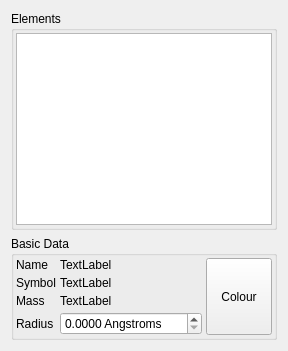
     <widget class="QWidget" name="ElementsTab">
      <attribute name="icon">
       <iconset resource="icons.qrc">
        <normaloff>:/colourscheme/icons/colourscheme_element.png</normaloff>:/colourscheme/icons/colourscheme_element.png</iconset>
      </attribute>
      <attribute name="title">
       <string>Elements</string>
      </attribute>
      <layout class="QVBoxLayout" name="verticalLayout_5">
       <item>
        <widget class="QGroupBox" name="ElementListGroup">
         <property name="sizePolicy">
          <sizepolicy hsizetype="Minimum" vsizetype="Preferred">
           <horstretch>0</horstretch>
           <verstretch>0</verstretch>
          </sizepolicy>
         </property>
         <property name="title">
          <string>Elements</string>
         </property>
         <layout class="QHBoxLayout" name="horizontalLayout">
          <property name="spacing">
           <number>2</number>
          </property>
          <property name="leftMargin">
           <number>2</number>
          </property>
          <property name="topMargin">
           <number>2</number>
          </property>
          <property name="rightMargin">
           <number>2</number>
          </property>
          <property name="bottomMargin">
           <number>2</number>
          </property>
          <item>
           <widget class="QListWidget" name="ElementList">
            <property name="sizePolicy">
             <sizepolicy hsizetype="Expanding" vsizetype="Expanding">
              <horstretch>0</horstretch>
              <verstretch>0</verstretch>
             </sizepolicy>
            </property>
            <property name="minimumSize">
             <size>
              <width>0</width>
              <height>64</height>
             </size>
            </property>
           </widget>
          </item>
         </layout>
        </widget>
       </item>
       <item>
        <widget class="QGroupBox" name="groupBox">
         <property name="sizePolicy">
          <sizepolicy hsizetype="Preferred" vsizetype="Preferred">
           <horstretch>0</horstretch>
           <verstretch>0</verstretch>
          </sizepolicy>
         </property>
         <property name="title">
          <string>Basic Data</string>
         </property>
         <layout class="QGridLayout">
          <property name="leftMargin">
           <number>2</number>
          </property>
          <property name="topMargin">
           <number>2</number>
          </property>
          <property name="rightMargin">
           <number>2</number>
          </property>
          <property name="bottomMargin">
           <number>2</number>
          </property>
          <property name="spacing">
           <number>4</number>
          </property>
          <item row="3" column="1">
           <widget class="QDoubleSpinBox" name="ElementRadiusSpin">
            <property name="sizePolicy">
             <sizepolicy hsizetype="Expanding" vsizetype="Fixed">
              <horstretch>0</horstretch>
              <verstretch>0</verstretch>
             </sizepolicy>
            </property>
            <property name="suffix">
             <string> Angstroms</string>
            </property>
            <property name="decimals">
             <number>4</number>
            </property>
            <property name="singleStep">
             <double>0.010000000000000</double>
            </property>
           </widget>
          </item>
          <item row="1" column="1">
           <widget class="QLabel" name="ElementSymbolLabel">
            <property name="sizePolicy">
             <sizepolicy hsizetype="Expanding" vsizetype="Preferred">
              <horstretch>0</horstretch>
              <verstretch>0</verstretch>
             </sizepolicy>
            </property>
            <property name="text">
             <string>TextLabel</string>
            </property>
           </widget>
          </item>
          <item row="0" column="0">
           <widget class="QLabel" name="label64574">
            <property name="sizePolicy">
             <sizepolicy hsizetype="Minimum" vsizetype="Preferred">
              <horstretch>0</horstretch>
              <verstretch>0</verstretch>
             </sizepolicy>
            </property>
            <property name="text">
             <string>Name</string>
            </property>
           </widget>
          </item>
          <item row="2" column="1">
           <widget class="QLabel" name="ElementMassLabel">
            <property name="sizePolicy">
             <sizepolicy hsizetype="Expanding" vsizetype="Preferred">
              <horstretch>0</horstretch>
              <verstretch>0</verstretch>
             </sizepolicy>
            </property>
            <property name="text">
             <string>TextLabel</string>
            </property>
           </widget>
          </item>
          <item row="0" column="1">
           <widget class="QLabel" name="ElementNameLabel">
            <property name="sizePolicy">
             <sizepolicy hsizetype="Expanding" vsizetype="Preferred">
              <horstretch>0</horstretch>
              <verstretch>0</verstretch>
             </sizepolicy>
            </property>
            <property name="text">
             <string>TextLabel</string>
            </property>
           </widget>
          </item>
          <item row="2" column="0">
           <widget class="QLabel" name="label64574_3">
            <property name="sizePolicy">
             <sizepolicy hsizetype="Minimum" vsizetype="Preferred">
              <horstretch>0</horstretch>
              <verstretch>0</verstretch>
             </sizepolicy>
            </property>
            <property name="text">
             <string>Mass</string>
            </property>
           </widget>
          </item>
          <item row="1" column="0">
           <widget class="QLabel" name="label64574_2">
            <property name="sizePolicy">
             <sizepolicy hsizetype="Minimum" vsizetype="Preferred">
              <horstretch>0</horstretch>
              <verstretch>0</verstretch>
             </sizepolicy>
            </property>
            <property name="text">
             <string>Symbol</string>
            </property>
           </widget>
          </item>
          <item row="3" column="0">
           <widget class="QLabel" name="label64574_4">
            <property name="sizePolicy">
             <sizepolicy hsizetype="Minimum" vsizetype="Preferred">
              <horstretch>0</horstretch>
              <verstretch>0</verstretch>
             </sizepolicy>
            </property>
            <property name="text">
             <string>Radius</string>
            </property>
           </widget>
          </item>
          <item row="0" column="2" rowspan="4">
           <widget class="TMenuButton" name="ElementColourButton">
            <property name="sizePolicy">
             <sizepolicy hsizetype="Preferred" vsizetype="Preferred">
              <horstretch>0</horstretch>
              <verstretch>0</verstretch>
             </sizepolicy>
            </property>
            <property name="minimumSize">
             <size>
              <width>66</width>
              <height>66</height>
             </size>
            </property>
            <property name="maximumSize">
             <size>
              <width>66</width>
              <height>288</height>
             </size>
            </property>
            <property name="text">
             <string>Colour</string>
            </property>
            <property name="iconSize">
             <size>
              <width>20</width>
              <height>20</height>
             </size>
            </property>
            <property name="toolButtonStyle">
             <enum>Qt::ToolButtonTextUnderIcon</enum>
            </property>
           </widget>
          </item>
         </layout>
        </widget>
       </item>
      </layout>
     </widget>
